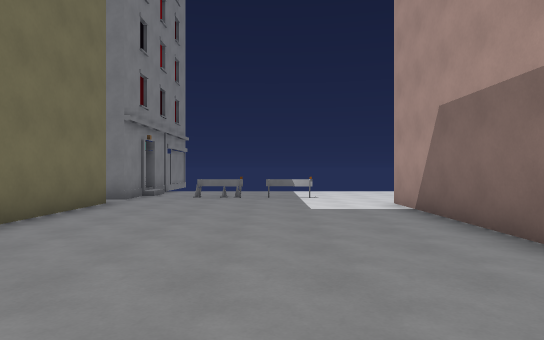
[1] (above)

18 first-person views from a walk through a Godot game level. The camera is 1.5 m above the floor, looks level and sees 75° across. The floor is counted in squares, 2 m on a side. Each view is taken from the middle of a square. On the plan, view 1 faces up. The plan holds only what a view shows up to about 11 squares ahead; the rest is blank.

[2]
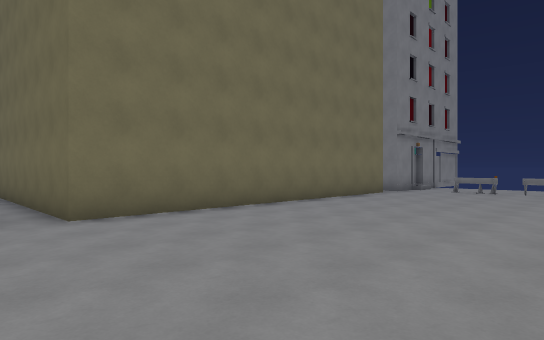

[3]
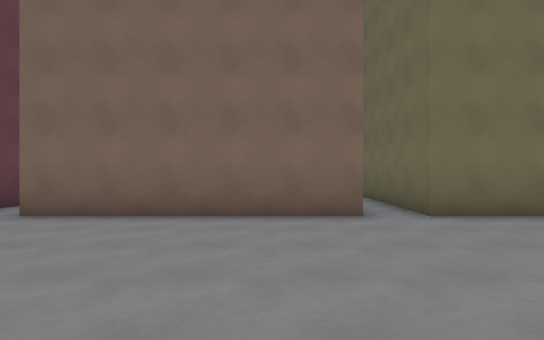

[4]
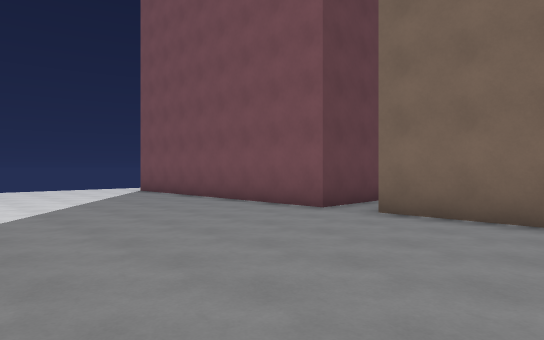

[5]
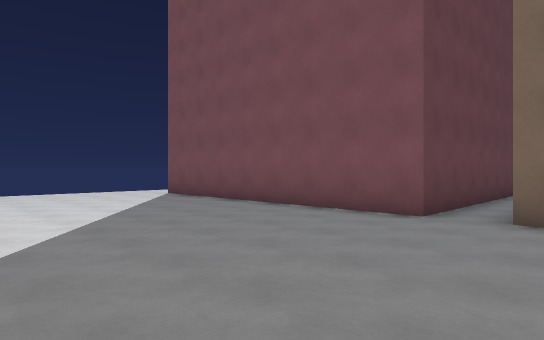

[6]
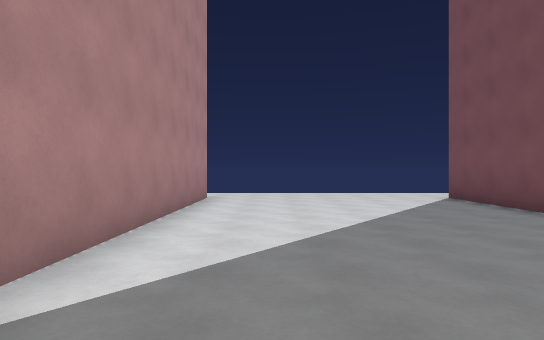

[7]
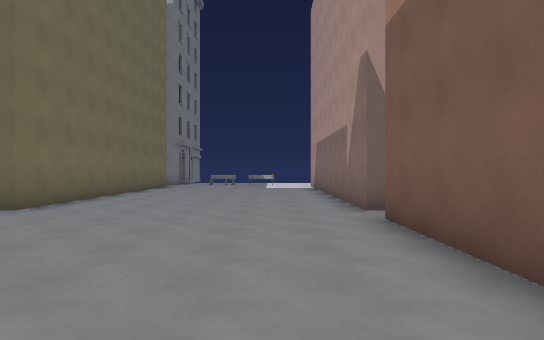

[8]
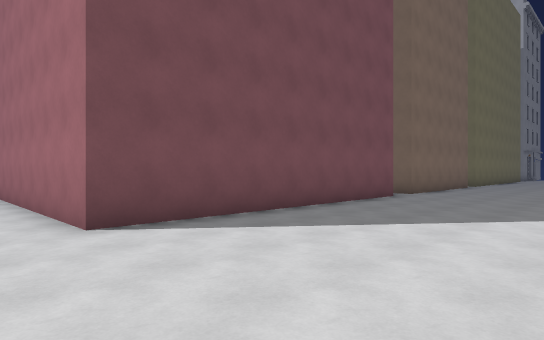

[9]
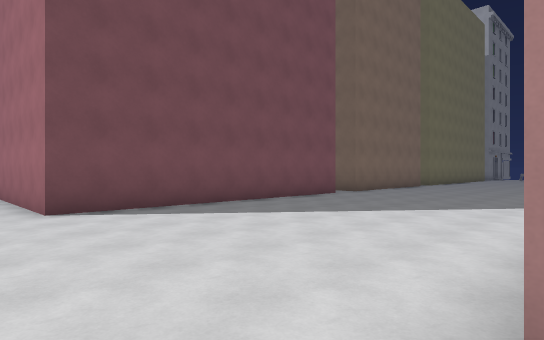

[10]
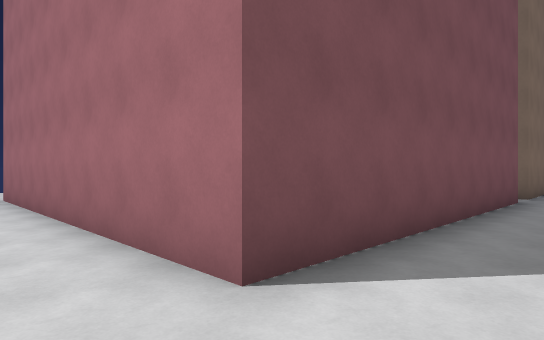

[11]
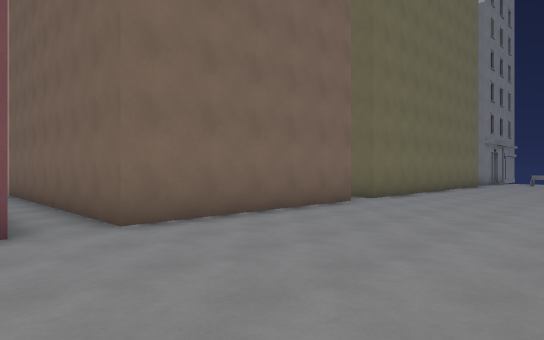

[12]
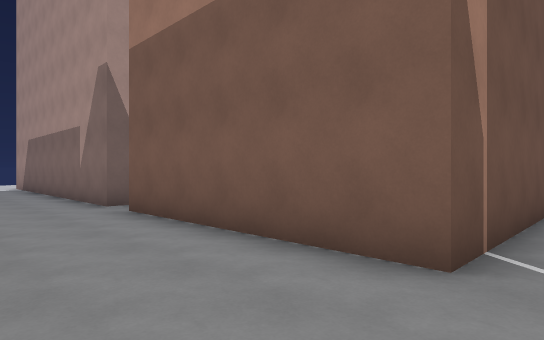

[13]
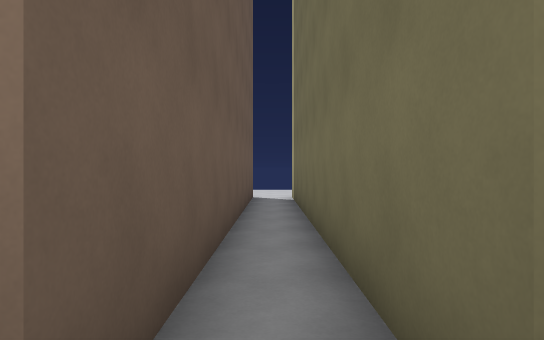

[14]
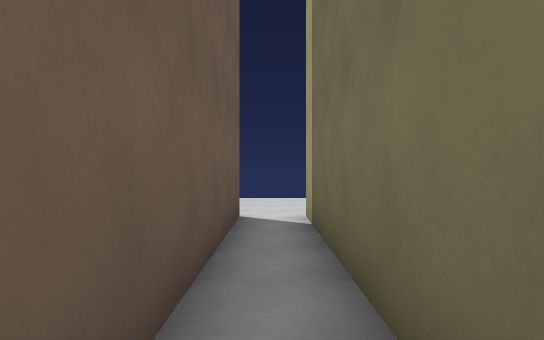

[15]
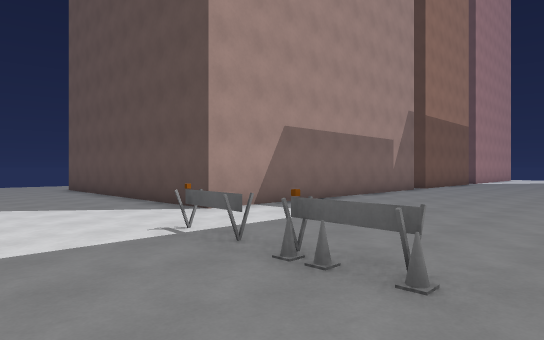

[16]
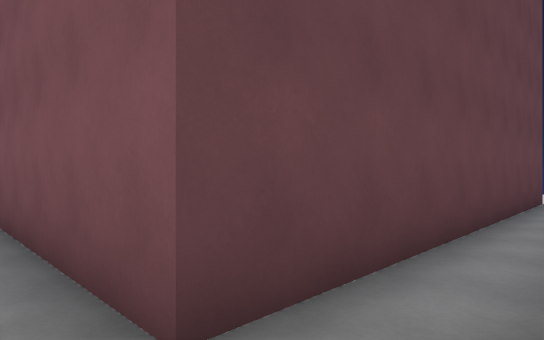

[17]
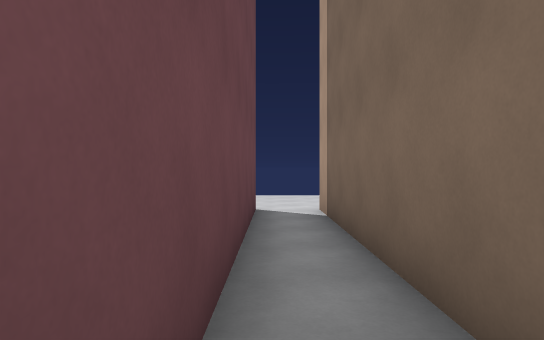

[18]
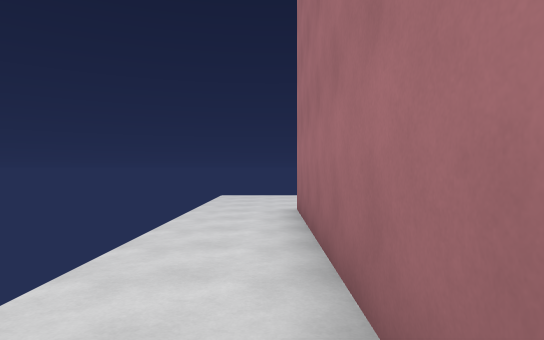

### Floor plan
Points are (right, up) in squares from view 1. A wall is a line through its corners. A room is listed if a view was taken in it or the views show most of it. See-through windows are left out.
Room 1 (views 1, 2, 3, 4, 5, 6, 7, 8, 10, 11, 12, 13, 14, 16, 17, 18)
walls: (2.8, -8.1) (2.8, -2.5); (2.8, -1.4) (2.8, 8); (-12.8, -9.3) (-3.7, -9.3) (-3.7, -17.5) (-12.8, -17.5); (-12.8, -2.5) (-3.7, -2.5) (-3.7, -8.1) (-12.8, -8.1); (2.8, -17.5) (2.8, -10.2); (-3.7, 8) (-3.7, -1.4) (-12.8, -1.4); (-0.9, 9.6) (-2, 9.7)
ways out: opening at (-3, 10) to room 2; opening at (1.5, 9) to room 2; opening at (2.5, -18.5) to room 2; opening at (3, -9) to room 2; opening at (3, -2) to room 2; gap at (-0.5, 10) to room 2; opening at (-13, -18.5); opening at (-12, -9); opening at (-12, -2)
Room 2 (views 9, 15)
walls: (3.2, -1.4) (2.8, -1.4); (6.9, -8.1) (2.8, -8.1); (2.8, 8) (8.6, 8); (1.1, 9.5) (-0.1, 9.5); (-0.3, 9.5) (1, 9.4) (1, 9.7); (-2, 9.6) (-0.9, 9.6); (-3.7, 10.4) (-3.7, 9)
low walls: (-2, 9.3) (-2, 9.6)
ways out: opening at (-3, 10) to room 1; opening at (1.5, 9) to room 1; opening at (2.5, -18.5) to room 1; opening at (3, -9) to room 1; opening at (3, -2) to room 1; gap at (-0.5, 10) to room 1

Positions as (right, up) in squares from view 1, and headings:
1: (0, 0), facing up
2: (2, -3), facing up-left
3: (2, -4), facing left
4: (2, -5), facing down-left
5: (2, -7), facing down-left
6: (1, -8), facing down
7: (1, -8), facing up
8: (1, -19), facing up-left
9: (3, -19), facing up-left
10: (-2, -19), facing up-left
11: (1, -10), facing up-left
12: (0, -9), facing up-right
13: (-3, -2), facing left
14: (-7, -2), facing left
15: (-3, 12), facing down-right
16: (-3, -8), facing down-left
17: (-6, -9), facing left
18: (-6, -18), facing left
